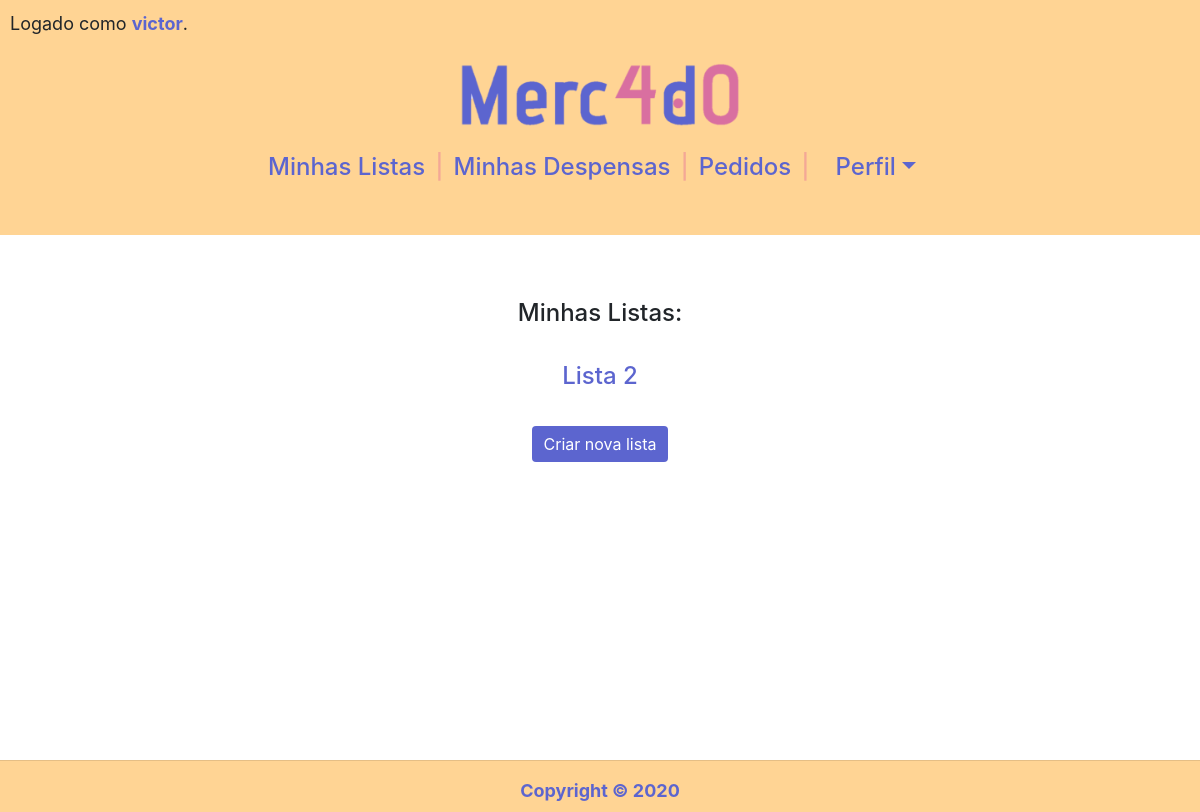
The app's page / (signed in), older data.
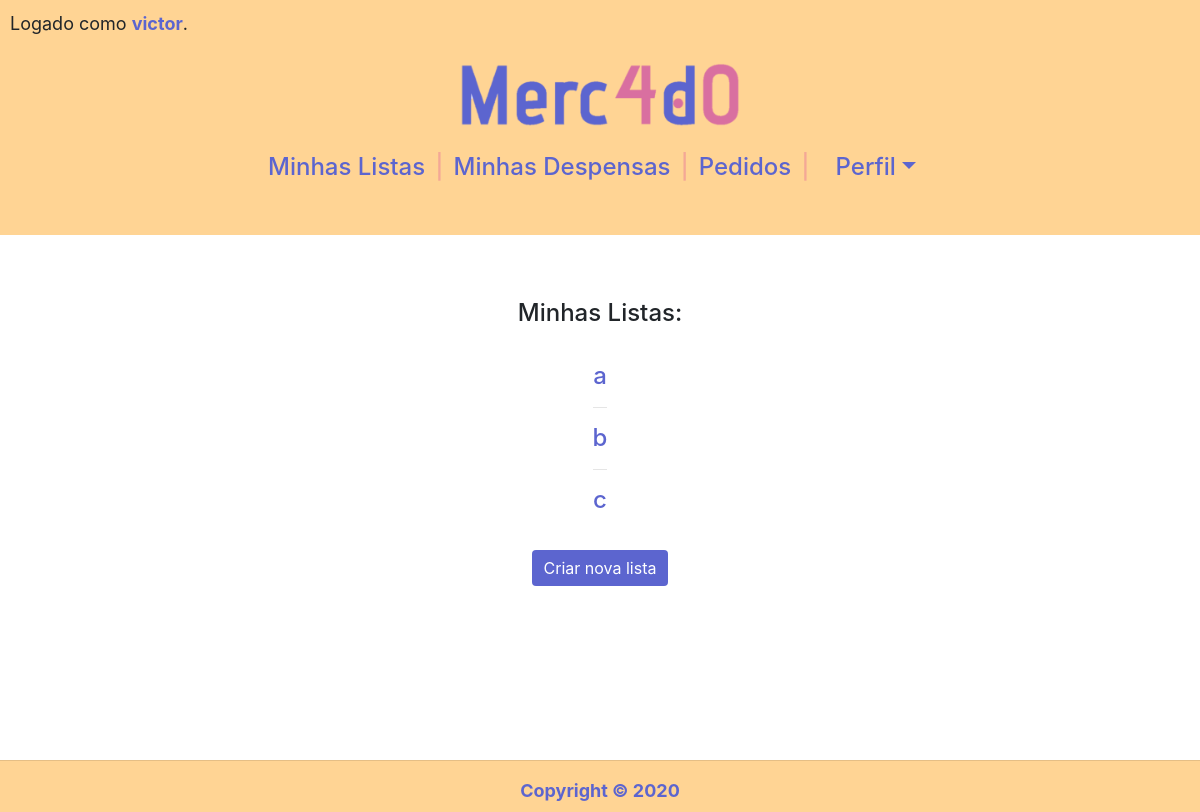
The same page, newer data.
### compras/models.py (models this page shows, shortened)
class Usuario(AbstractUser):
    cpf = models.CharField(max_length=11)

class Lista(models.Model):
    nome = models.CharField(max_length=50)
    usuario = models.ForeignKey(Usuario,
                                on_delete=models.CASCADE,
                                related_name="listas")

### compras/views.py (the view)
# urls.py: path('', views.index, name="index"),
@login_required(login_url='login')
def index(request):
    return render(request, "compras/index.html", {
        "listas": Lista.objects.filter(usuario=request.user).order_by('nome'),
        "produtos": Produto.objects.order_by('nome'),
    })

### compras/templates/compras/index.html (shortened to what this page needs)
{% extends "compras/layout.html" %}
{% load static %}
{% block body %}
<div class="container">
    <div id="row" class="row">
        <div class="col">
            <h4>Minhas Listas:</h4>
            <br>
            <ul>
                {% for lista in listas %}
                {% if forloop.counter0 > 0 %}
                <hr>
                {% endif %}
                <li>
                    <h4><a href="" onclick="mostrar('{{ lista.id }}'); return false">{{ lista.nome }}</a></h4>
                </li>
                {% empty %}
                <p>Nenhuma lista ainda.</p>
                {% endfor %}
            </ul>
            <br>
            <button id="but_criar" type="button"
                onclick="document.querySelector('#criar').style.display = 'block'; this.style.display = 'none'"
                class="btn btn-primary">Criar nova lista</button>
        </div>
    </div>
</div>
{% endblock %}

### compras/templates/compras/layout.html (shortened to what this page needs)
{% load static %}
<!DOCTYPE html>
<html lang="en">
<head>
    <link rel="stylesheet" href="https://cdn.jsdelivr.net/npm/bootstrap@4.5.3/dist/css/bootstrap.min.css">
    <link rel="stylesheet" href="{% static 'compras/styles.css' %}">
    <link rel="stylesheet" href="https://cdn.jsdelivr.net/npm/bootstrap-select@1.13.14/dist/css/bootstrap-select.min.css">
</head>
<body>
    <main>
        <header>
        <section>
            {% if user.is_authenticated %}
            <p>Logado como <a id="username" href="{% url 'conta' %}">{{ user.username }}</a>.</p>
            {% else %}
            <p style="color:transparent;">eduardo</p>
            {% endif %}
        </section>
        <h1><a href="{% url 'index' %}"> <img src="{%  static 'compras/LogoMerc4d0.png' %}" id="LogoMerc4d0"></a></h1>
        <h4>
            <nav id=navegacao-principal>
                <ul>
                    {% if not user.is_authenticated %}
                    <li><a href="{% url 'login' %}">Login</a></li>
                    <span>|</span>
                    <li><a href="{% url 'registrar' %}">Registrar-se</a></li>
                    {% else %}
                    <li><a href="{% url 'index' %}">Minhas Listas</a></li>
                    <span>|</span>
                    <li><a href="{% url 'acompanhamentos' %}">Minhas Despensas</a></li>
                    <span>|</span>
                    <li><a href="{% url 'pedidos' %}">Pedidos</a></li>
                    <span>|</span>
                    <li class="nav-item dropdown">
                        <a class="nav-link dropdown-toggle" data-toggle="dropdown" role="button" aria-expanded="false">Perfil</a>
                    </li>
                    {% endif %}
                </ul>
            </nav>
        </h4>
        <br>
        </header>
        <br>
        <br>
        <div class="conteudo">
        {% block body %}
        {% endblock %}
        </div>
    </main>
    <footer >
        <hr>
        Copyright &copy; 2020
    </footer>
</body>
</html>

### compras/static/compras/styles.css (style rules this page uses)
:root { --primary-color: #5c65cf; --secondary-color: #d96fa0; --primary-background: #fffaea; --secondary-background: #f4a896; --tertiary-background: #ffd494; --nav-background:#ffd494; font-family: Montserrat, sans-serif; font-size: 16px; line-height: 1.5em; }
body { font-size: large; height: 100%; min-height: 500px; padding: 0px; }
.conteudo { padding: 10px; }
main { min-height: 93vh; }
section { text-align: left; }
a#username { color: var(--primary-color); font-weight: bold; }
nav#navegacao-principal { justify-content : center; color: var(--primary-color); display: flex; flex-direction: row; }
nav#navegacao-principal ul { margin: 0; padding: 0; }
nav#navegacao-principal li { display: inline-block; padding: 10px; }
a { color: var(--primary-color); }
span { color: var(--secondary-background); }
img#LogoMerc4d0 { width: 280px; }
.btn-primary { background-color: var(--primary-color); border: var(--primary-color); }
body { overflow-x: auto; text-align: center; }
body img { max-width: 100%; }
ul { list-style-type: none; display: table; margin: 0 auto; padding: 0; }
footer { clear: both; position: relative; height: 52px; background-color: var(--nav-background); color: var(--primary-color); font-weight: bold; }
body header { background-color:var(--nav-background); padding: 0px; }
header p { padding: 10px; }

Row changes from the older to the newer data that the page shows:
removed Lista: nome "Lista 2"
added Lista: nome "a"
added Lista: nome "b"
added Lista: nome "c"
